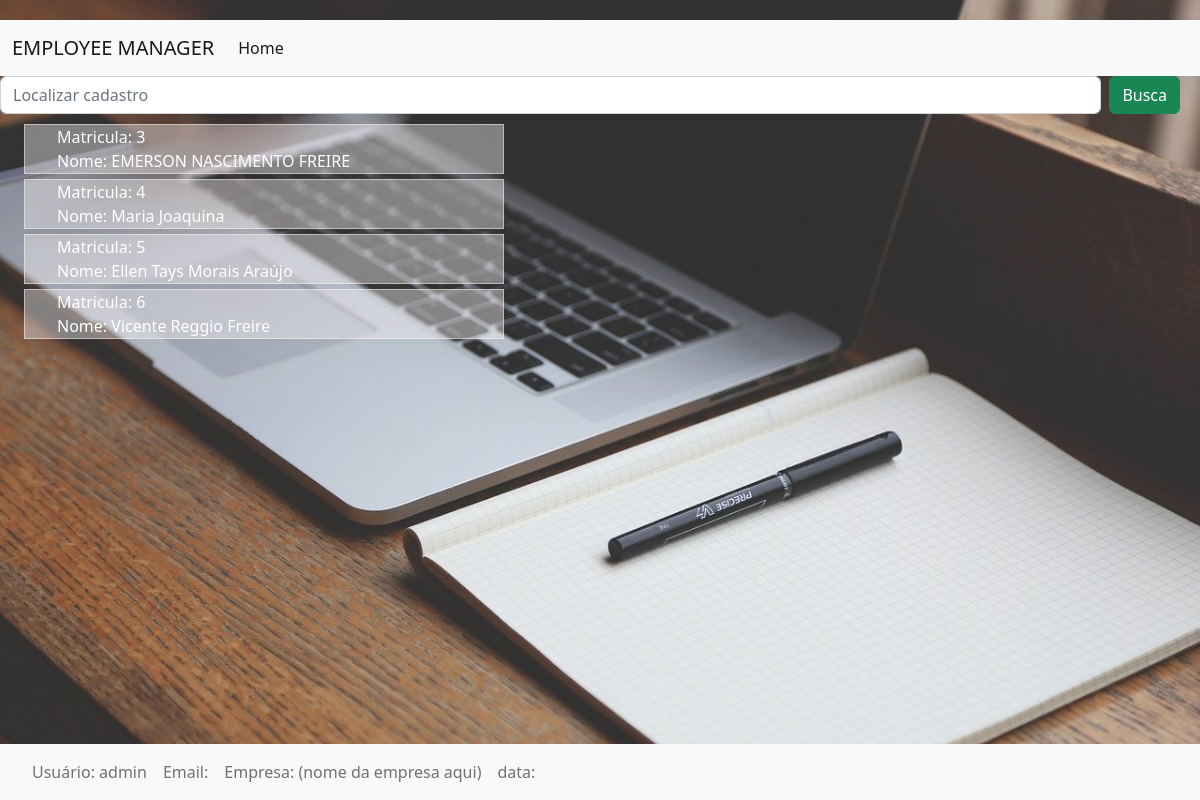
Page /read_only/ (signed in) on the committed database.
### registration/models.py (models this page shows, shortened)
class Register_Model(models.Model):
    SEXO_CHOICES = (
        ('F', 'Feminino'),
        ('M', 'Masculino'),
        ('N', 'Nenhuma das opções')
    )
    SETOR_CHOICES = (
        ('DP', 'Departamento Pessoal'),
        ('TI', 'Departamento de TI'),
        ('RH', 'Recursos Humanos'),
        ('AMOX', 'Almoxarifado')
    )
    FUNCAO_CHOICES = (
        ('DEV', 'Developer JR'),
        ('DEV', 'Developer PLENO'),
        ('DEV', 'Developer SENIOR'),
        ('TEC_LEAD', 'Tech Lead'),
        ('Analista', 'Analista de RH'),
        ('Gerente', 'Gerente')
    )
    nome = models.CharField(max_length=50, null=False)
    nascimento = models.DateField(null=False, unique=True)
    CPF = models.CharField(max_length=11, unique=True, null=False)
    sexo = models.CharField(max_length=15, choices=SEXO_CHOICES, null=True)
    endereco = models.CharField(max_length=50)
    data_admissão = models.DateField(unique=True)
    contrato = models.CharField(max_length=4, null=False, unique=True)
    função = models.CharField(max_length=15, choices = FUNCAO_CHOICES, null=False)
    salario = models.DecimalField(max_digits=5, decimal_places=3)
    setor = models.CharField(max_length=12, choices=SETOR_CHOICES, null=False)

### registration/views.py (the view)
# urls.py: path('read_only/', read_register_only, name='read-register-only'),
def read_register_only(request):
    template = 'registers/read_register_only.html' #variavel que guarda a URL do template
    objects = Register_Model.objects.all() #traz todos os cadastros de funcionários
    search = request.GET.get('search') #parametro de GET
    if search and search.isdigit():#se o search receber um valor e este valor for um digito:
        objects=objects.filter(id=search)#se for digito, ele procura pela matrícula
    elif search:
        objects=objects.filter(nome__icontains=search)#se for string, ele procura pelo nome.
    context = {
        'objects':objects,
    }
    return render(request,template,context)

### registration/templates/registers/read_register_only.html (shortened to what this page needs)
{% extends 'registers_read.html' %}
{% load static %}
    {% block content %}
    <div id="search-btn">
        <form id="search-form" class="d-flex" role="search" method="GET" actiton=".">
            <input class="form-control me-2" type="search" placeholder="Localizar cadastro" aria-label="Search" id="search" name="search">
            <button class="btn btn-success" id="search-btn" type="submit">Busca</button>
        </form>
    </div>
    <div class="read-box">
        {% for register in objects %}
            <ul class="read-list">
                <div>
                    <li>
                        Matricula: {{ register.id }} <br>
                        Nome: {{ register.nome }}
                    </li>
                </div>
            </ul>
        {% endfor %}
    </div>
    {% endblock %}

### registration/templates/registers_read.html (shortened to what this page needs)
{% load static %}
<!DOCTYPE html>
<html lang="en" class="html-base">
<head>
    <link href="https://cdn.jsdelivr.net/npm/bootstrap@5.2.0/dist/css/bootstrap.min.css" rel="stylesheet">
    <link rel="stylesheet" href="{% static 'css/style.css'%}">
  </head>
<body class="body-base">
    <nav class="navbar navbar-expand-lg bg-light">
        <div class="container-fluid">
          <a class="navbar-brand" href="/.">EMPLOYEE MANAGER</a>
          <div class="collapse navbar-collapse" id="navbarSupportedContent">
            <ul class="navbar-nav me-auto mb-2 mb-lg-0">
              <li class="nav-item">
                <a class="nav-link active" aria-current="page" href="/.">Home</a>
              </li>
            </ul>
          </div>
        </div>
      </nav>
<div>
    {% block content %}
    {% endblock %}
</div>
<footer class="footer-base">
  <div>
    <nav class="navbar navbar-expand-lg bg-light">
      <div class="container-fluid">
        <div class="container-fluid">
          <div class="collapse navbar-collapse" id="navbarSupportedContent">
            <ul class="navbar-nav me-auto mb-2 mb-lg-0">
                <li id="footer-list" class="nav-item">
                  <a class="nav-link">Usuário: {{user}}</a>
                </li>
                <li>
                  <a class="nav-link">Email: {{email}}</a>
                </li>
                <li id="footer-list" class="nav-item">
                  <a class="nav-link">Empresa: (nome da empresa aqui)</a>
                </li>
                <li id="footer-list" class="nav-item">
                  <a class="nav-link">data: {{timedate}}</a>
                </li>
            </ul>
          </div>
        </div>
      </div>
    </nav>
  </div>
</footer>
</body>
</html>

### registration/static/css/style.css (style rules this page uses)
body { margin:0; }
a { text-decoration:none; }
li { list-style-type:none; }
.body-base { display: flex; flex-direction: column; min-height: 100%; }
.footer-base { position: fixed; width: 100%; bottom: 0; left: 0; }
.body-base, body { background: url("/static/img/desk.jpg") 50% no-repeat fixed; background-size: cover; color: white; height: auto; padding: 20px 0 0 0; }
#footer-list { display: flex; margin:auto; }
.read-list { margin-left: 2%; margin-bottom: 5px; align-items: center; max-width: 40%; height: 100%; border:1px solid rgba(252, 247, 247, 0.5); background: rgba(252, 247, 247, 0.4); }
.read-box { margin-top: 10px; }
#search-btn { margin-right: 10px; }

### rows in the picture
Register_Model: id "3", nome "EMERSON NASCIMENTO FREIRE"
Register_Model: id "4", nome "Maria Joaquina"
Register_Model: id "5", nome "Ellen Tays Morais Araújo"
Register_Model: id "6", nome "Vicente Reggio Freire"

### other values in the picture
{{ user }} "admin"
